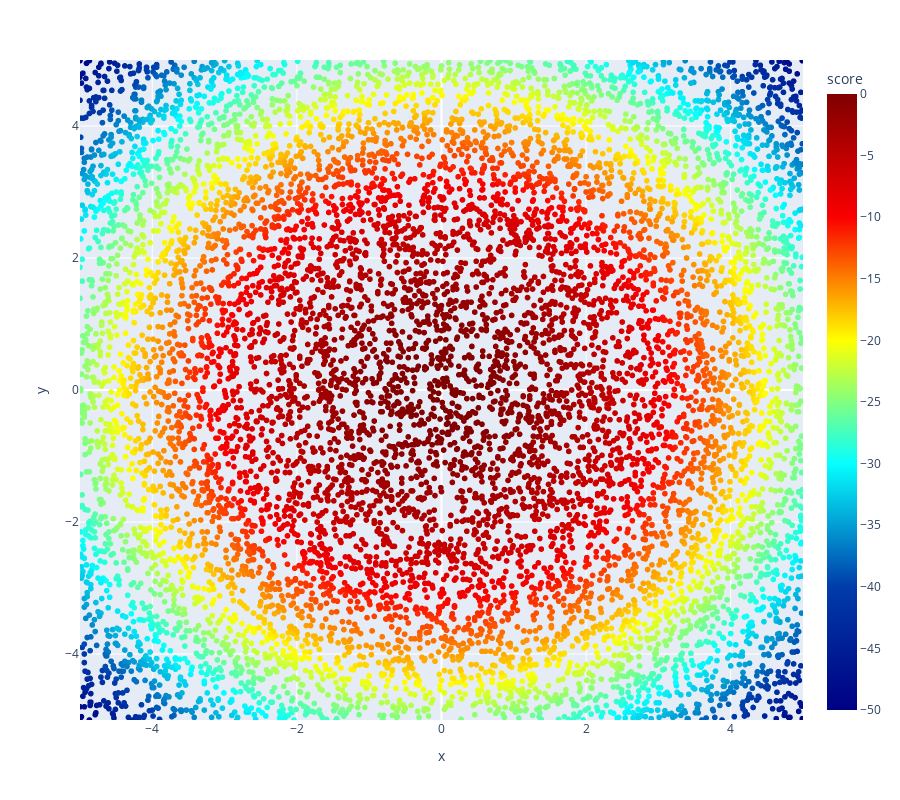

Write notebook code for a chart like this one.
### Code cell
fig = px.scatter(search_data_convex_0, x="x", y="y", color="score", color_continuous_scale=color_scale)
fig.update_layout(width=900, height=800, xaxis_range=[-5, 5], yaxis_range=[-5, 5])
fig.show()

### Figure 1 — Plotly figure (JSON) as saved in the notebook; plotly's stock layout.template omitted (floating-point values rounded to 4 significant figures; data arrays with more than 128 entries replaced by an {"elided": "..."} marker saying what was removed)
{"data": [{"hovertemplate": "x=%{x}<br>y=%{y}<br>score=%{marker.color}<extra></extra>", "legendgroup": "", "marker": {"color": {"elided": "10000 float values"}, "coloraxis": "coloraxis", "symbol": "circle"}, "mode": "markers", "name": "", "showlegend": false, "type": "scattergl", "x": {"elided": "10000 float values"}, "xaxis": "x", "y": {"elided": "10000 float values"}, "yaxis": "y"}], "layout": {"coloraxis": {"colorbar": {"title": {"text": "score"}}, "colorscale": [[0, "rgb(0,0,131)"], [0.2, "rgb(0,60,170)"], [0.4, "rgb(5,255,255)"], [0.6, "rgb(255,255,0)"], [0.8, "rgb(250,0,0)"], [1, "rgb(128,0,0)"]]}, "height": 800, "legend": {"tracegroupgap": 0}, "margin": {"t": 60}, "width": 900, "xaxis": {"anchor": "y", "domain": [0, 1], "range": [-5, 5], "title": {"text": "x"}}, "yaxis": {"anchor": "x", "domain": [0, 1], "range": [-5, 5], "title": {"text": "y"}}}}
